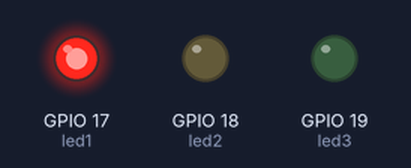
The program below on a simulated ESP32. On the bench: output pins drawn as LEDs (lit = HIGH). What the program prints to the serial monitor is not drawn.

Above: at 0.5 s.
At 1.5 s:
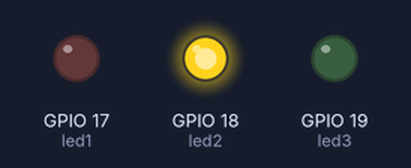
At 5.5 s:
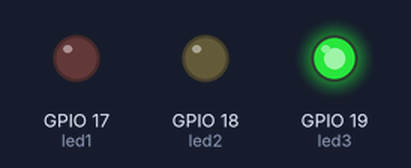
Timing chart, 0 to 6.9 s (numbered marks = the images above):
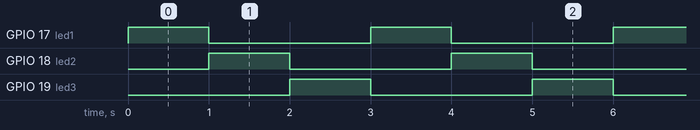

Measured:
- by itself, GPIO 17 (led1), GPIO 18 (led2), GPIO 19 (led3): alternates HIGH for 1.0 s and LOW for 2.0 s
- by itself, everything shown: repeats every 3.0 s, in 3 steps

The program:

main.cpp
```cpp
#include <Arduino.h>

int led1 = 17;
int led2 = 18;
int led3 = 19;

void setup() {
  // put your setup code here, to run once:
  Serial.begin(115200);
  Serial.println("Hello, ESP32!");


  pinMode(led1, OUTPUT);
  pinMode(led2, OUTPUT);
  pinMode(led3, OUTPUT);
}

void loop() {
  digitalWrite(led1, HIGH);
  digitalWrite(led2, LOW);
  digitalWrite(led3, LOW);
  delay(1000);

  digitalWrite(led1, LOW);
  digitalWrite(led2, HIGH);
  digitalWrite(led3, LOW);
  delay(1000);

  digitalWrite(led1, LOW);
  digitalWrite(led2, LOW);
  digitalWrite(led3, HIGH);
  delay(1000);
}
```
